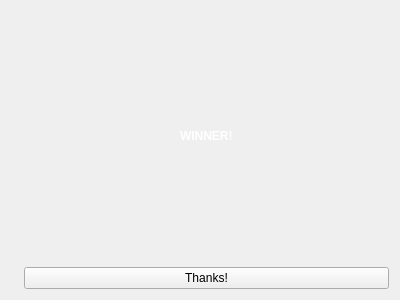
<?xml version="1.0" encoding="UTF-8"?>
<ui version="4.0">
 <class>gagner</class>
 <widget class="QWidget" name="gagner">
  <property name="geometry">
   <rect>
    <x>0</x>
    <y>0</y>
    <width>400</width>
    <height>300</height>
   </rect>
  </property>
  <property name="windowTitle">
   <string>Form</string>
  </property>
  <property name="styleSheet">
   <string notr="true">background-image: no-image;</string>
  </property>
  <layout class="QGridLayout" name="gridLayout">
   <item row="1" column="1">
    <widget class="QLabel" name="labelOvation">
     <property name="styleSheet">
      <string notr="true">border-image: no-image;</string>
     </property>
     <property name="text">
      <string/>
     </property>
     <property name="pixmap">
      <pixmap resource="rez.qrc">:/msg/win1.gif</pixmap>
     </property>
    </widget>
   </item>
   <item row="1" column="2">
    <layout class="QHBoxLayout" name="horizontalLayout">
     <item>
      <spacer name="horizontalSpacer">
       <property name="orientation">
        <enum>Qt::Horizontal</enum>
       </property>
       <property name="sizeHint" stdset="0">
        <size>
         <width>40</width>
         <height>20</height>
        </size>
       </property>
      </spacer>
     </item>
     <item>
      <widget class="QLabel" name="label">
       <property name="font">
        <font>
         <weight>75</weight>
         <bold>true</bold>
        </font>
       </property>
       <property name="styleSheet">
        <string notr="true">border-image: no-image;
color: rgb(255, 255, 255);</string>
       </property>
       <property name="text">
        <string>WINNER!</string>
       </property>
      </widget>
     </item>
     <item>
      <spacer name="horizontalSpacer_2">
       <property name="orientation">
        <enum>Qt::Horizontal</enum>
       </property>
       <property name="sizeHint" stdset="0">
        <size>
         <width>40</width>
         <height>20</height>
        </size>
       </property>
      </spacer>
     </item>
    </layout>
   </item>
   <item row="2" column="2">
    <widget class="QPushButton" name="pushButtonMerci">
     <property name="styleSheet">
      <string notr="true">border-image: no-image;</string>
     </property>
     <property name="text">
      <string>Thanks!</string>
     </property>
    </widget>
   </item>
  </layout>
 </widget>
 <resources>
  <include location="rez.qrc"/>
 </resources>
 <connections/>
</ui>
